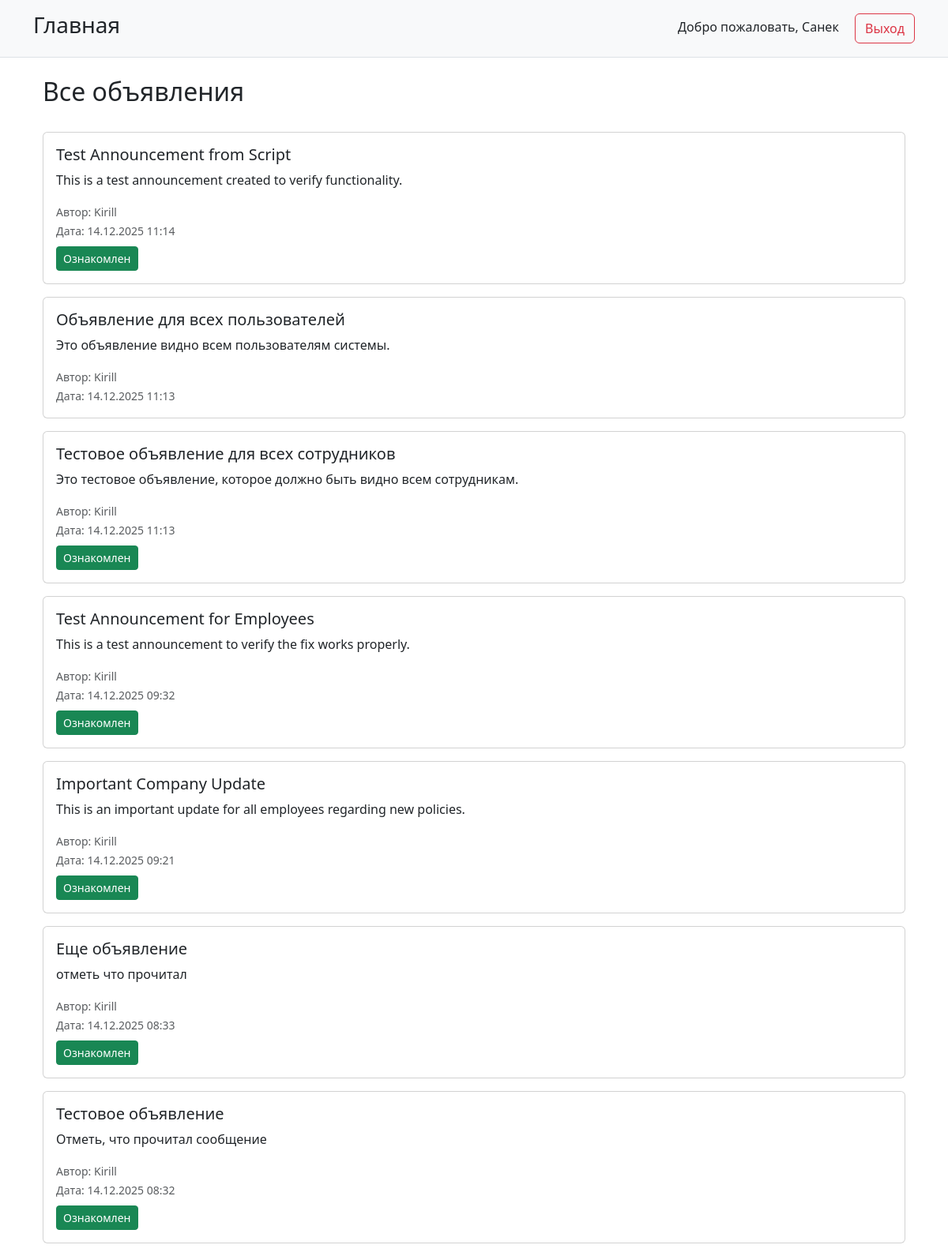
The page /announcements/all/ (signed in) on the database its author committed.
### users/models.py (models this page shows, shortened)
class CustomUser(AbstractUser):
    role = models.CharField(
        _('Роль'),
        max_length=20,
        choices=Role.choices,
        default=Role.EMPLOYEE
    )
    phone = models.CharField(
        _('Телефон'),
        max_length=20,
        blank=True,
        null=True
    )
    groups = models.ManyToManyField(
        Group,
        verbose_name=_('groups'),
        blank=True,
        help_text=_(
            'The groups this user belongs to. A user will get all permissions '
            'granted to each of their groups.'
        ),
        related_name='customuser_set',
        related_query_name='customuser',
    )
    user_permissions = models.ManyToManyField(
        Permission,
        verbose_name=_('user permissions'),
        blank=True,
        help_text=_('Specific permissions for this user.'),
        related_name='customuser_set',
        related_query_name='customuser',
    )
    class Meta:
        verbose_name = _('Пользователь')
        verbose_name_plural = _('Пользователи')

### announcements/models.py (models this page shows, shortened)
class Announcement(models.Model):
    TARGET_AUDIENCE_CHOICES = [
        ('ALL_EMPLOYEES', _('Все сотрудники')),
        ('MODERATORS', _('Модераторы')),
        ('ALL_USERS', _('Все пользователи')),
        ('CUSTOM', _('Выбранные пользователи')),
    ]
    title = models.CharField(_('Заголовок'), max_length=200)
    content = models.TextField(_('Содержание'))
    author = models.ForeignKey(
        CustomUser,
        on_delete=models.CASCADE,
        limit_choices_to={'role': 'MODERATOR'},
        verbose_name=_('Автор'),
        related_name='announcements'
    )
    created_at = models.DateTimeField(_('Дата создания'), auto_now_add=True)
    requires_acknowledgment = models.BooleanField(_('Требовать подтверждения прочтения'), default=False)
    target_audience = models.CharField(
        _('Целевая аудитория'),
        max_length=20,
        choices=TARGET_AUDIENCE_CHOICES,
        default='ALL_EMPLOYEES'
    )
    recipients = models.ManyToManyField(
        CustomUser,
        through='AnnouncementRecipient',
        blank=True,
        verbose_name=_('Получатели')
    )
    class Meta:
        verbose_name = _('Объявление')
        verbose_name_plural = _('Объявления')
        ordering = ['-created_at']

### announcements/views.py (the view)
# urls.py: path('all/', views.all_user_announcements, name='all'),
@login_required
def all_user_announcements(request):
    user = request.user
    announcements = Announcement.objects.filter(
        Q(target_audience='ALL_USERS') |
        Q(target_audience='ALL_EMPLOYEES') |
        Q(target_audience='MODERATORS') |  # Anyone can see moderator-targeted announcements if they are a moderator
        Q(target_audience='CUSTOM', recipients=user)
    ).distinct().order_by('-created_at')
    filtered_announcements = []
    for announcement in announcements:
        if (announcement.target_audience == 'ALL_USERS' or
            announcement.target_audience == 'ALL_EMPLOYEES' or
            (announcement.target_audience == 'MODERATORS' and user.role == 'MODERATOR') or
            (announcement.target_audience == 'CUSTOM' and
             announcement.recipients.filter(id=user.id).exists())):
            filtered_announcements.append(announcement)
    for announcement in filtered_announcements:
        try:
            read_status = AnnouncementReadStatus.objects.get(announcement=announcement, user=user)
            announcement.is_read = read_status.read_at is not None
            announcement.is_acknowledged = read_status.acknowledged
        except AnnouncementReadStatus.DoesNotExist:
            announcement.is_read = False
            announcement.is_acknowledged = False
    return render(request, 'announcements/all.html', {
        'announcements': filtered_announcements
    })

### templates/announcements/all.html (shortened to what this page needs)
{% extends 'base.html' %}
{% load i18n %}
{% block content %}
<div class="container mt-4">
    <div class="row">
        <div class="col-md-12">
            <h2>{% trans 'Все объявления' %}</h2>
        </div>
    </div>
    <div class="row mt-4">
        <div class="col-md-12">
            {% if announcements %}
                {% for announcement in announcements %}
                    <div class="card mb-3">
                        <div class="card-body">
                            <h5 class="card-title">{{ announcement.title }}</h5>
                            <p class="card-text">{{ announcement.content }}</p>
                            <small class="text-muted">
                                {% trans 'Автор:' %} {{ announcement.author.get_full_name|default:announcement.author.username }}<br>
                                {% trans 'Дата:' %} {{ announcement.created_at|date:"d.m.Y H:i" }}
                            </small>
                            {% if announcement.requires_acknowledgment %}
                                <div class="mt-2">
                                    {% if announcement.is_acknowledged %}
                                        <span class="badge bg-success">{% trans 'Подтверждено' %}</span>
                                    {% elif not announcement.is_acknowledged %}
                                        <form method="post" action="{% url 'announcements:mark_read' announcement.id %}" class="d-inline">
                                            <button type="submit" class="btn btn-sm btn-success">{% trans 'Ознакомлен' %}</button>
                                        </form>
                                    {% endif %}
                                </div>
                            {% endif %}
                        </div>
                    </div>
                {% endfor %}
            {% else %}
                <p class="text-muted">{% trans 'Нет объявлений' %}</p>
            {% endif %}
        </div>
    </div>
</div>
{% endblock %}

### templates/base.html (shortened to what this page needs)
<!DOCTYPE html>
<html lang="ru">
<head>
    <link href="https://cdn.jsdelivr.net/npm/bootstrap@5.3.0/dist/css/bootstrap.min.css" rel="stylesheet">
</head>
<body>
    {% load static %}
    <div class="control-panel">
        <div class="container">
            <div class="d-flex justify-content-between align-items-center">
                <a href="{% url 'home' %}" class="h3 text-decoration-none text-dark">Главная</a>
                <div>
                    {% if user.is_authenticated %}
                        <span class="me-3">Добро пожаловать, {{ user.username }}</span>
                        <a href="{% url 'logout' %}" class="btn btn-outline-danger">Выход</a>
                    {% endif %}
                </div>
            </div>
        </div>
    </div>
    <div class="container">
        {% block content %}
        {% endblock %}
    </div>
</body>
</html>

### templates/base.html (style rules this page uses)
.control-panel { background-color: #f8f9fa; padding: 15px; margin-bottom: 20px; border-bottom: 1px solid #dee2e6; }

### rows shown on the page
CustomUser: username "Санек"
Announcement: title "Test Announcement from Script", content "This is a test announcement created to verify functionality.", author.get_full_name "Kirill", created_at "14.12.2025 11:14"
Announcement: title "Объявление для всех пользователей", content "Это объявление видно всем пользователям системы.", author.get_full_name "Kirill", created_at "14.12.2025 11:13"
Announcement: title "Тестовое объявление для всех сотрудников", content "Это тестовое объявление, которое должно быть видно всем сотрудникам.", author.get_full_name "Kirill", created_at "14.12.2025 11:13"
Announcement: title "Test Announcement for Employees", content "This is a test announcement to verify the fix works properly.", author.get_full_name "Kirill", created_at "14.12.2025 09:32"
Announcement: title "Important Company Update", content "This is an important update for all employees regarding new policies.", author.get_full_name "Kirill", created_at "14.12.2025 09:21"
Announcement: title "Еще объявление", content "отметь что прочитал", author.get_full_name "Kirill", created_at "14.12.2025 08:33"
Announcement: title "Тестовое объявление", content "Отметь, что прочитал сообщение", author.get_full_name "Kirill", created_at "14.12.2025 08:32"
